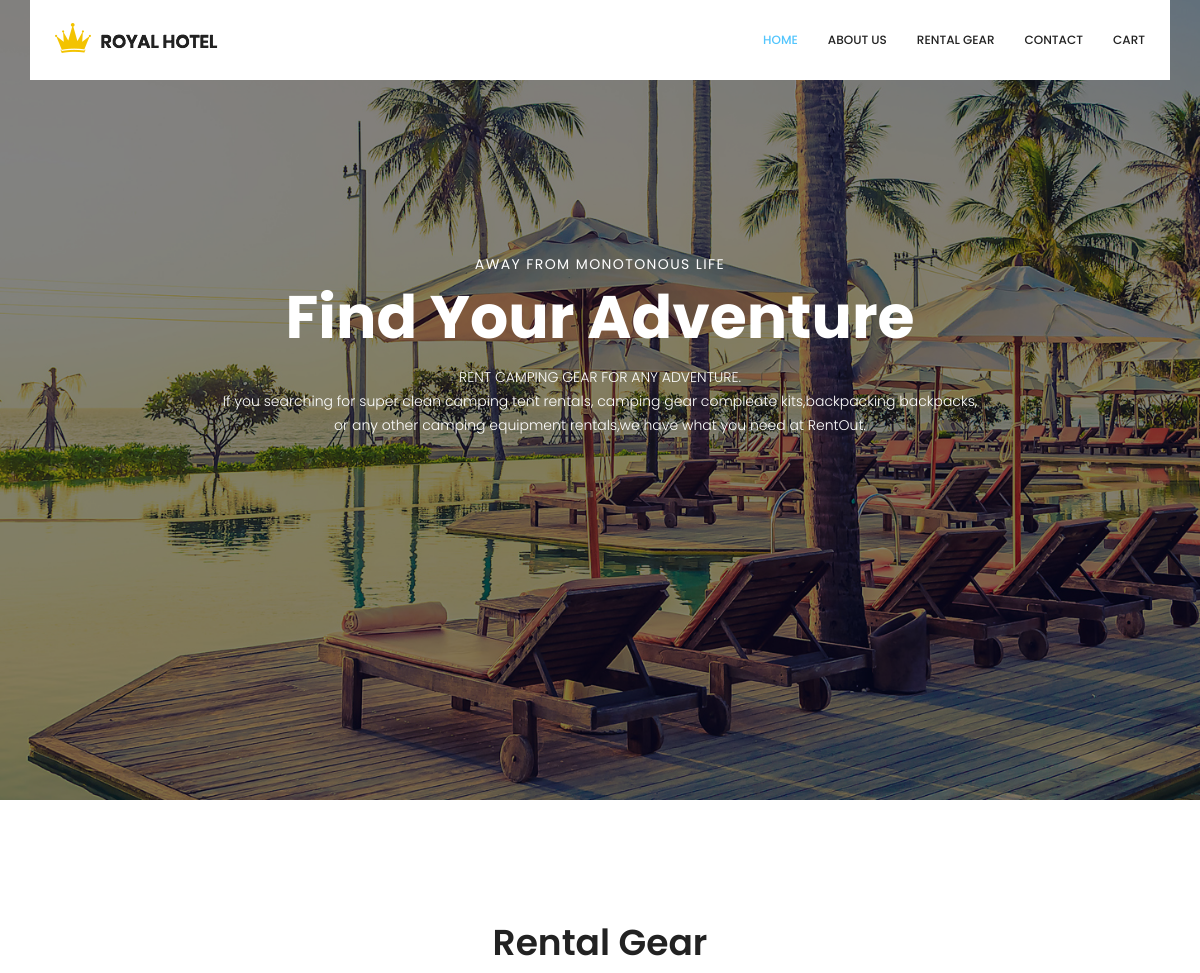
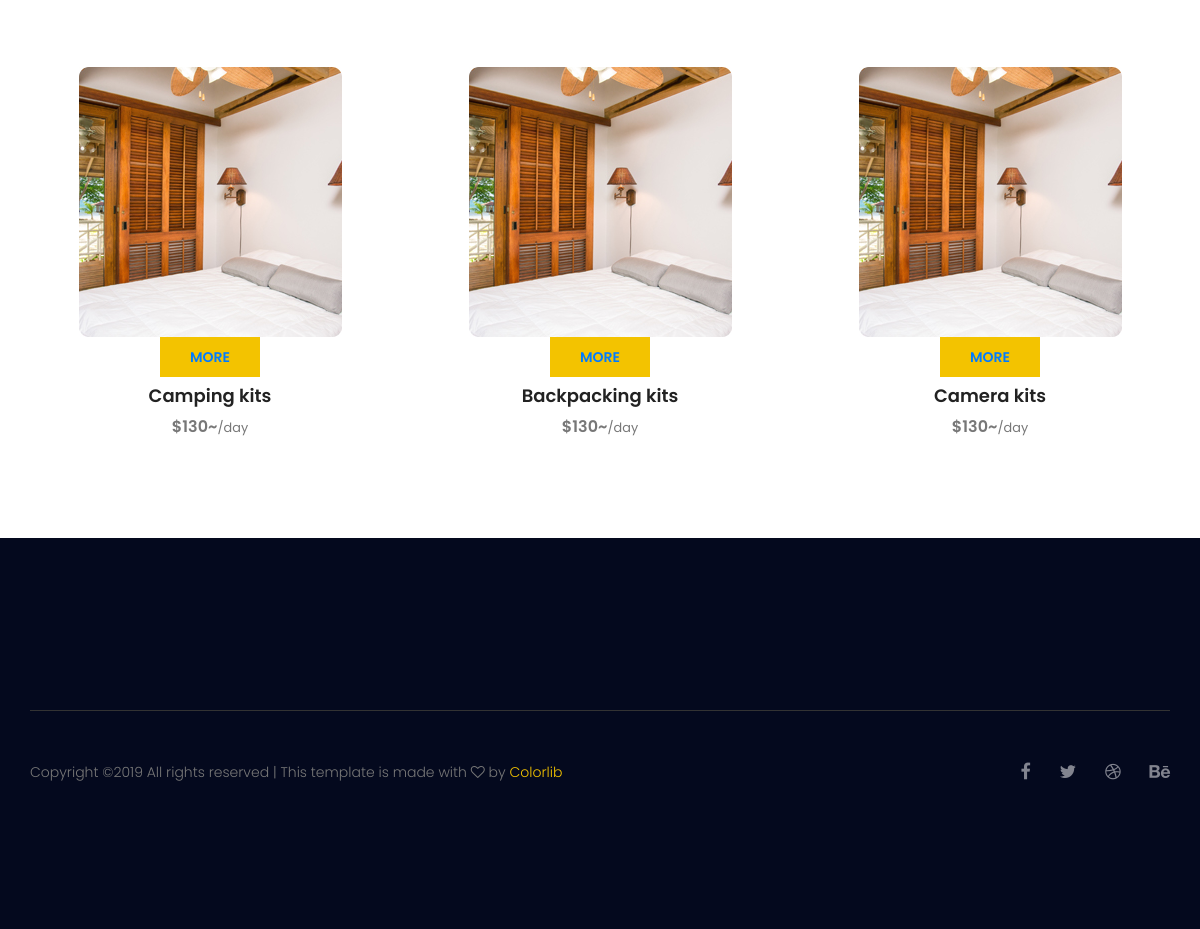
Page /pages/categories.php on the committed database (2 pictures, top to bottom).
### tables this page shows
CREATE TABLE `categories` (
  `category_id` int(11) NOT NULL,
  `category_name` varchar(100) NOT NULL
);

### classes/Config.php (called while the page is built, shortened)
<?php
class Config{
    private $servername = "localhost";
    private $username = "root";
    private $password = "root";
    private $database = "portfolio";
    public function __construct()
    {
        $conn = new mysqlI($this->servername,$this->username,$this->password,$this->database);
        $this->conn = $conn;
    }
}

### classes/Category.php (called while the page is built, shortened)
<?php
require_once("Config.php");
class Category extends Config{
public function getCategories()
{
    $sql = "SELECT * FROM categories";
    $result = $this->conn->query($sql);
    if($result->num_rows <= 0){
        return false;
    }else{
        $rows = array();
        while($row = $result->fetch_assoc()){
            $rows[] = $row;
        }
        return $rows;
    }
}
}

### pages/categories.php (the view, shortened to what this page needs)
<?php
require_once("../classes/Category.php");
$category = new Category;
?>
<!doctype html>
<html lang="en">
    <head>
        <link rel="stylesheet" href="css/bootstrap.css">
        <link rel="stylesheet" href="vendors/linericon/style.css">
        <link rel="stylesheet" href="css/font-awesome.min.css">
        <link rel="stylesheet" href="vendors/owl-carousel/owl.carousel.min.css">
        <link rel="stylesheet" href="vendors/bootstrap-datepicker/bootstrap-datetimepicker.min.css">
        <link rel="stylesheet" href="vendors/nice-select/css/nice-select.css">
        <link rel="stylesheet" href="vendors/owl-carousel/owl.carousel.min.css">
        <link rel="stylesheet" href="css/style.css">
        <link rel="stylesheet" href="css/responsive.css">
    </head>
    <body>
        <header class="header_area">
            <div class="container">
                <nav class="navbar navbar-expand-lg navbar-light">
                    <a class="navbar-brand logo_h" href="index.html"><img src="image/Logo.png" alt=""></a>
                    <div class="collapse navbar-collapse offset" id="navbarSupportedContent">
                        <ul class="nav navbar-nav menu_nav ml-auto">
                            <li class="nav-item active"><a class="nav-link" href="categories.php">Home</a></li>
                            <li class="nav-item"><a class="nav-link" href="about.html">About us</a></li>
                            <li class="nav-item"><a class="nav-link" href="#rentalgear">Rental Gear</a></li>
                            <li class="nav-item"><a class="nav-link" href="contact.php">Contact</a></li>
                            <li class="nav-item"><a class="nav-link" href="cart.php">CART</a></li>
                        </ul>
                    </div>
                </nav>
            </div>
        </header>
        <section class="banner_area">
            <div class="booking_table d_flex align-items-center">
            	<div class="overlay bg-parallax" data-stellar-ratio="0.9" data-stellar-vertical-offset="0" data-background=""></div>
				<div class="container">
					<div class="banner_content text-center">
						<h6>Away from monotonous life</h6>
						<h2>Find Your Adventure</h2>
						<p>RENT CAMPING GEAR FOR ANY ADVENTURE.<br>
                           If you searching for super clean camping tent rentals,
                           camping gear compleate kits,backpacking backpacks,<br>
                           or any other camping equipment rentals,we have
                           what you need at RentOut.</p>
					</div>
				</div>
            </div>
        </section>
        <section class="rental gear_area section_gap">
            <div id="rentalgear" class="container">
                <div class="section_title text-center">
                    <h2 class="title_color">Rental Gear</h2>
                </div>
                <div class="row mb_30">
                <?php
                    $result = $category->getCategories();
                    foreach($result as $key=> $row){
                ?>
                    <div class="col-lg-4 col-sm-6">
                        <div class="aretal_item text-center">
                            <div class="hotel_img">
                                <img src="image/room1.jpg" alt="">
                                <a href="itemCategories.php?category_id=<?php echo $row['category_id']; ?>"><div class="btn theme_btn button_hover">More</a></div>
                            </div>
                            <a href="#"><h4 class="sec_h4"><?php echo $row['category_name']; ?></h4></a>
                            <h5>$130~<small>/day</small></h5>
                        </div>
                    </div>
                <?php
                    }
                ?>
        </section>
        <footer class="footer-area section_gap">
            <div class="container">
                <div class="border_line"></div>
                <div class="row footer-bottom d-flex justify-content-between align-items-center">
                    <p class="col-lg-8 col-sm-12 footer-text m-0">
Copyright &copy;<script>document.write(new Date().getFullYear());</script> All rights reserved | This template is made with <i class="fa fa-heart-o" aria-hidden="true"></i> by <a href="https://colorlib.com" target="_blank">Colorlib</a>
</p>
                    <div class="col-lg-4 col-sm-12 footer-social">
                        <a href="#"><i class="fa fa-facebook"></i></a>
                        <a href="#"><i class="fa fa-twitter"></i></a>
                        <a href="#"><i class="fa fa-dribbble"></i></a>
                        <a href="#"><i class="fa fa-behance"></i></a>
                    </div>
                </div>
            </div>
        </footer>
    </body>
</html>

### pages/css/style.css (style rules this page uses)
a { text-decoration: none; -webkit-transition: all 0.3s ease-in-out; -o-transition: all 0.3s ease-in-out; transition: all 0.3s ease-in-out; }
body { line-height: 24px; font-size: 14px; font-family: "Poppins", sans-serif; font-weight: 300; color: #777777; }
section { background: #fff; }
h1, h2, h3, h4, h5, h6 { font-family: "Poppins", sans-serif; font-weight: 600; }
@media (min-width: 1200px) { .container { max-width: 1170px; } }
.section_gap { padding: 120px 0; }
.d_flex { display: -webkit-box; display: -ms-flexbox; display: flex; }
.mb_30 { margin-bottom: -30px; }
.section_title { margin-bottom: 75px; }
.section_title h2 { font-size: 36px; line-height: 45px; font-weight: 600; }
.title_color { color: #222222; }
.theme_btn { font-size: 14px; line-height: 30px; text-transform: uppercase; color: #fff; font-weight: 600; background: #f3c300; padding: 5px 30px; }
.theme_btn:before { background: #f8b100; }
.button_hover { border-radius: 0px; position: relative; z-index: 1; -webkit-transition: all 0.3s linear; -o-transition: all 0.3s linear; transition: all 0.3s linear; overflow: hidden; border: 0px; display: inline-block; text-align: center; }
.button_hover:before { content: ""; width: 100%; height: 100%; left: 0; top: 0; position: absolute; -webkit-transform: translateX(-100%); -ms-transform: translateX(-100%); transform: translateX(-100%); z-index: -1; background: #f8b100; -webkit-transition: all 0.3s linear; -o-transition: all 0.3s linear; transition: all 0.3s linear; opacity: 0; }
.header_area { position: absolute; top: 0; left: 0; width: 100%; z-index: 20; }
.navbar { padding: 0px; border: 0px; border-radius: 0px; }
.navbar { background: #fff; padding: 0px 25px; }
.navbar .logo_h { padding-top: 0px; }
.navbar .menu_nav .nav-item .nav-link { font: 500 12px/80px "Poppins", sans-serif; color: #222222; text-transform: uppercase; padding: 0px; }
.navbar .menu_nav .nav-item .nav-link:after { display: none; }
.navbar .menu_nav .nav-item:hover .nav-link, .navbar .menu_nav .nav-item.active .nav-link { color: #52c5fd; }
.navbar .menu_nav .nav-item + li { margin-left: 30px; }
.banner_area { background: #04091e; position: relative; z-index: 1; }
.banner_area .bg-parallax { background: url("../image/banner_bg.jpg") no-repeat scroll center 0/cover; opacity: 0.50; }
.booking_table { position: relative; overflow: hidden; width: 100%; min-height: 800px; }
.overlay { position: absolute; left: 0; right: 0; top: 0; height: 125%; bottom: 0; z-index: -1; }
.banner_content { color: #fff; margin-bottom: 94px; }
.banner_content h6 { font-size: 14px; line-height: 30px; text-transform: uppercase; letter-spacing: 1.4px; font-weight: 400; }
.banner_content h2 { font-size: 60px; line-height: 60px; font-weight: 700; }
.banner_content p { font-weight: 300; font-size: 14px; line-height: 24px; padding: 10px 0px 20px; }
.sec_h4 { font-size: 18px; line-height: 38px; font-weight: 600; color: #222222; margin-bottom: 0px; }
h2 { font-size: 30px; }
h4 { font-size: 18px; }
h5 { font-size: 16px; }
h6 { font-size: 14px; }
h1, h2, h3, h4, h5, h6 { line-height: 1.5em; }
.footer-area { background: #04091e; padding: 142px 0px; }
.border_line { width: 100%; height: 1px; background: #333333; margin-top: 30px; }
.footer-bottom { padding-top: 46px; }
.footer-bottom .footer-text a { color: #f3c300; }
.footer-bottom .footer-social { text-align: right; }
.footer-bottom .footer-social a { font-size: 18px; line-height: 30px; color: #82848f; margin-left: 25px; -webkit-transition: all 0.3s linear; -o-transition: all 0.3s linear; transition: all 0.3s linear; }

### rows in the picture
categories: category_name "Camping kits"
categories: category_name "Backpacking kits"
categories: category_name "Camera kits"
